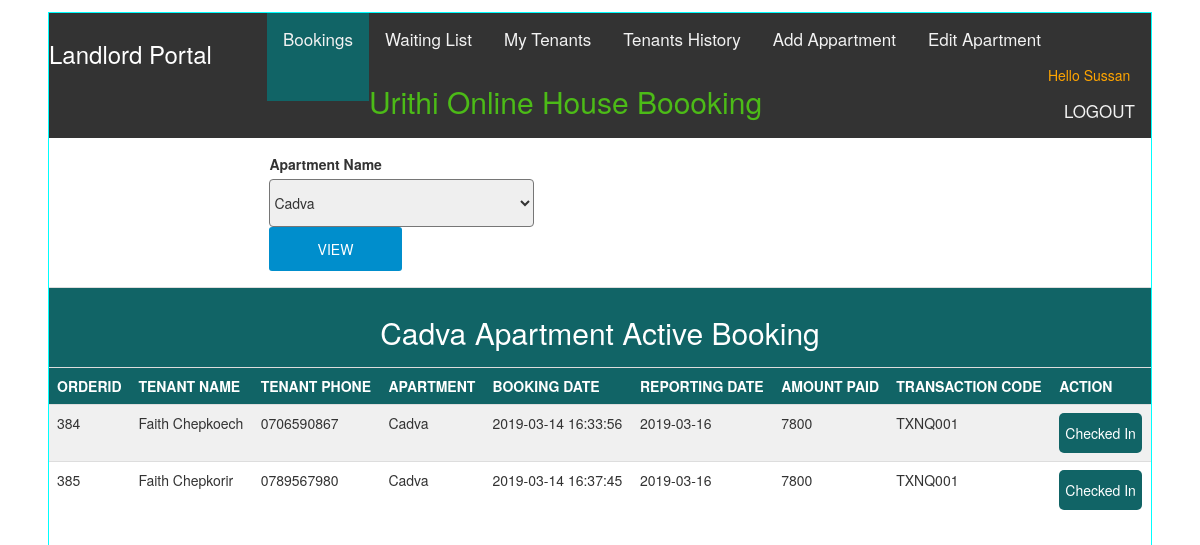
The app's page /activebooking.php (signed in) with its own data.
### tables this page shows
CREATE TABLE `landlord` (
  `id` varchar(30) NOT NULL,
  `firstname` varchar(30) DEFAULT NULL,
  `lastname` varchar(30) DEFAULT NULL,
  `phone` varchar(30) DEFAULT NULL,
  `username` varchar(30) DEFAULT NULL,
  `password` varchar(30) DEFAULT NULL
);

CREATE TABLE `apartment` (
  `apartmentid` int(30) NOT NULL,
  `apartmentname` varchar(30) DEFAULT NULL,
  `location` varchar(50) DEFAULT NULL,
  `houses` int(30) DEFAULT NULL,
  `price` varchar(30) DEFAULT NULL,
  `type` varchar(30) DEFAULT NULL,
  `photo1` blob,
  `photo2` blob,
  `photo3` blob,
  `occupied` int(10) DEFAULT '0',
  `landlord` varchar(30) DEFAULT NULL,
  `apstatus` varchar(30) DEFAULT 'active'
);

CREATE TABLE `orders` (
  `orderid` int(30) NOT NULL,
  `customerid` varchar(30) DEFAULT NULL,
  `apartmentid` varchar(30) DEFAULT NULL,
  `roomtype` varchar(30) DEFAULT NULL,
  `bookingdate` datetime DEFAULT NULL,
  `datein` date DEFAULT NULL,
  `paymentmode` varchar(30) DEFAULT NULL,
  `status` varchar(30) DEFAULT NULL,
  `checkoutdate` date DEFAULT NULL,
  `checkindate` date DEFAULT NULL,
  `commitment` varchar(30) DEFAULT 'NULL',
  `transactioncode` varchar(30) DEFAULT NULL,
  `allocationdate` datetime DEFAULT NULL
);

CREATE TABLE `tenant` (
  `id` varchar(30) NOT NULL,
  `firstname` varchar(30) DEFAULT NULL,
  `lastname` varchar(30) DEFAULT NULL,
  `phone` varchar(30) DEFAULT NULL,
  `username` varchar(30) DEFAULT NULL,
  `password` varchar(30) DEFAULT NULL,
  `transactioncode` varchar(30) DEFAULT 'TXN001'
);

### activebooking.php (the view, shortened to what this page needs)
<!DOCTYPE html>
<html>
<head>
  <link rel="stylesheet" href="https://use.fontawesome.com/releases/v5.7.0/css/all.css">
          <link rel="stylesheet" type="text/css" href="css/style.css">
        <link rel="stylesheet" href="https://maxcdn.bootstrapcdn.com/bootstrap/3.4.0/css/bootstrap.min.css">
       <?php
           include('landlordsession.php');
           $landlord=$_SESSION['username'];
           $query="select l.firstname as firstname,ap.apartmentname as apname,ap.apartmentid as apid from landlord l join apartment ap on(l.id=ap.landlord) where id='$landlord'";
           $result=mysqli_query($conn,$query);
           $row=mysqli_fetch_array($result);
           $apname=$row['apname'];
           $apid=$row['apid'];
           $sql="select  now() as now,firstname from landlord where id='$landlord'";
           $sqlres=mysqli_query($conn,$sql);
           $rowsql=mysqli_fetch_array($sqlres);
           $firstname=$rowsql['firstname'];
       ?>
</head>
<body id="activebody">
  <div id="portal" cass="col-md-10">
        <div id="portalnav">
            <div class="topnav" id="myTopnav">
                    <div id="tenantportal" style="float: left; color:white;"><h3>Landlord Portal</h3></div>
                    <div id="active"><a href="activebooking.php">Bookings</a></div>
                    <a href="tenantswaiting.php">Waiting List</a>
                    <a href="tenants.php" >My Tenants</a>
                    <a href="history.php" >Tenants History</a>
                    <a href="Addapartment.php" >Add Appartment</a>
                    <a href="editapartment.php" >Edit Apartment</a>
                    <h2 style="float:left; color:#4CBB17;">Urithi Online House Boooking</h2>
                <div id="session">Hello <?php echo$firstname?><br><a href="logout.php">LOGOUT</a></div>
            </div>
        </div>
        <form method="POST" class="selectapform">
          <label>Apartment Name</label><select name="apname">
                                        <?php
                                          $sqlap="select * from apartment where landlord='$landlord'";
                                          $sqlres=mysqli_query($conn,$sqlap);
                                          while($rowap=mysqli_fetch_array($sqlres)){
                                            echo'<option>'.$rowap['apartmentname'].'</option>';
                                          }
                                        ?>
                                      </select>
          <input type="submit" name="select" value="VIEW" >
        </form>
        <?php
           if(isset($_POST['select'])){
            $apname=$_POST['apname'];
           $query3="select o.orderid as orderid, o.transactioncode as transactioncode, concat(t.firstname,' ',t.lastname) as fullname,t.phone as phone,ap.apartmentname apname,o.bookingdate as bookingdate,o.datein as datein,o.commitment as commitment from orders o join tenant t on(o.customerid=t.id) join apartment ap on(o.apartmentid=ap.apartmentid) join landlord l on(ap.landlord=l.id) where l.id='$landlord' and o.status='allocated' and ap.apartmentid='$apid'";
           $result2=mysqli_query($conn,$query3);
           $rowcheck1=mysqli_num_rows($result2);
           if($rowcheck1>0){
           	    echo'<table class="table border" id="ltable"><tr id="header"><th colspan="9"><h2>'.$apname.' apartment Active Booking</h2></th></tr><tr><th>ORDERID</th><th>TENANT NAME</th><th>TENANT PHONE</th><th>APARTMENT</th><th>BOOKING DATE</th><th>REPORTING DATE</th><th>AMOUNT PAID</th><th>TRANSACTION CODE</th><th>ACTION</th></tr>';
	           while($row2=mysqli_fetch_array($result2)){
	           	echo'<tr>
	           	        <td>'.$row2["orderid"].'</td>
	           	        <td id="tenant">'.$row1["fullname"].'</td>
	           	        <td>'.$row2["phone"].'</td>
	           	        <td>'.$row2["apname"].'</td>
	           	        <td>'.$row2["bookingdate"].'</td>
	           	        <td>'.$row2["datein"].'</td>
                      <td>'.$row2["commitment"].'</td>
                      <td>'.$row2["transactioncode"].'</td>
                      <td><form method="POST"><input id="oid" type="text" name="oid" value="'.$row1['orderid'].'"><input id="checkedinbtn"type="submit" name="checkedin" value="Checked In"></form></td>
	           	     </tr>';
	           }
	           echo'</table>';
           }
           else{
           	echo'<div id="info">You currently have no active bookings for '.$apname.'</div>';
           }
         }
         else{
          $query1="select o.orderid as orderid,o.transactioncode as transactioncode, concat(t.firstname,' ',t.lastname) as fullname,t.phone as phone,ap.apartmentname apname,o.bookingdate as bookingdate,o.datein as datein,o.commitment as commitment from orders o join tenant t on(o.customerid=t.id) join apartment ap on(o.apartmentid=ap.apartmentid) join landlord l on(ap.landlord=l.id) where l.id='$landlord' and o.status='allocated' and ap.apartmentid='$apid'";
           $result1=mysqli_query($conn,$query1);
           $rowcheck1=mysqli_num_rows($result1);
           if($rowcheck1>0){
                echo'<table class="table border" id="ltable"><tr id="header"><th colspan="9"><h2>'.$apname.' apartment Active Booking</h2></th></tr><tr><th>ORDERID</th><th>TENANT NAME</th><th>TENANT PHONE</th><th>APARTMENT</th><th>BOOKING DATE</th><th>REPORTING DATE</th><th>AMOUNT PAID</th><th>TRANSACTION CODE</th><th>ACTION</th></tr>';
             while($row1=mysqli_fetch_array($result1)){
              echo'<tr>
                      <td>'.$row1["orderid"].'</td>
                      <td id="tenant">'.$row1["fullname"].'</td>
                      <td>'.$row1["phone"].'</td>
                      <td>'.$row1["apname"].'</td>
                      <td>'.$row1["bookingdate"].'</td>
                      <td>'.$row1["datein"].'</td>
                      <td>'.$row1["commitment"].'</td>
                      <td>'.$row1["transactioncode"].'</td>
                      <td><form method="POST"><input id="oid" type="text" name="oid" value="'.$row1['orderid'].'"><input id="checkedinbtn"type="submit" name="checkedin" value="Checked In"></form></td>
                   </tr>';
             }
             echo'</table>';
           }
           else{
            echo'<div id="info">You currently have no active bookings for '.$apname.'</div>';
           }
         }
        ?>
  </div>
</body>
</html>

### css/style.css (style rules this page uses)
.topnav { overflow: hidden; background-color: #333; }
.topnav a { float: left; display: block; color: #f2f2f2; text-align: center; padding: 14px 16px; text-decoration: none; font-size: 17px; }
* { box-sizing: border-box; }
body { font-family: Verdana, sans-serif; }
#top p,h3 { padding-top:5%; color:white; }
#bookingform input,select { display:block; margin-left:25%; margin-bottom:3vh; height:6vh; width:50%; border-radius:5px; }
#active a { height:11vh; background: #116466; }
body { margin:0;font-family:Arial }
body { background: #f0f0f0; }
#portal { min-height: 90vh; background: white; border:solid 1px aqua; margin:4%; margin-top: 1%; }
#portalnav { width:100%; min-height:7vh; }
#session { float: right; color:orange; text-transform: capitalize; }
tr:nth-child(odd) { background: #f0f0f0; }
#header th { text-align: center; color:white; background: #116466; }
th { text-align: left; color:white; background: #116466; }
#header { background: #116466; }
#checkedinbtn { border:none; color:white; background:#116466 ; height:5vh; border-radius:5px; }
#ltable { width: 100%; }
.selectapform { margin-left:20%; margin-top: 2vh; margin-bottom: 2vh; }
.selectapform select { height:6vh; width:30%; border-radius: 4px; }
.selectapform input { height:5.5vh; width:15%; border:none; color:white; background:#008ECC; border-radius: 3px; }
#session { float: right; color:orange; }
#addform input,select { display:block; margin-left:20%; margin-bottom: 2%; }
#addform input,select { display:block; margin-left:4%; width:90%; height:6vh; border-radius:6px; }
.topnav { overflow: hidden; background-color: #8D8741; }
#session { float: right; color:white }
th { text-align: left; color: white; background: #116466; }
#header th { text-align: center; color: white; background: #116466; }
#session { color:white; float: right; }
#tenantportal { margin-right:5%; font-size: 28px; }
a { text-decoration:none; }
body { background:#f0f0f0; }
th { text-align: center; color: white; background: #116466; }
#header th { text-align: center; color: white; background: #116466; text-transform: capitalize; }

### records on screen
landlord: firstname "Sussan"
apartment: apartmentname "Cadva"
orders: orderid "384", fullname "Faith Chepkoech", customerid.phone "0706590867", apartmentid.apartmentname "Cadva", bookingdate "2019-03-14 16:33:56", datein "2019-03-16", commitment "7800", transactioncode "TXNQ001"
orders: orderid "385", fullname "Faith Chepkorir", customerid.phone "0789567980", apartmentid.apartmentname "Cadva", bookingdate "2019-03-14 16:37:45", datein "2019-03-16", commitment "7800", transactioncode "TXNQ001"

### other values on screen
form field apname "Cadva"
